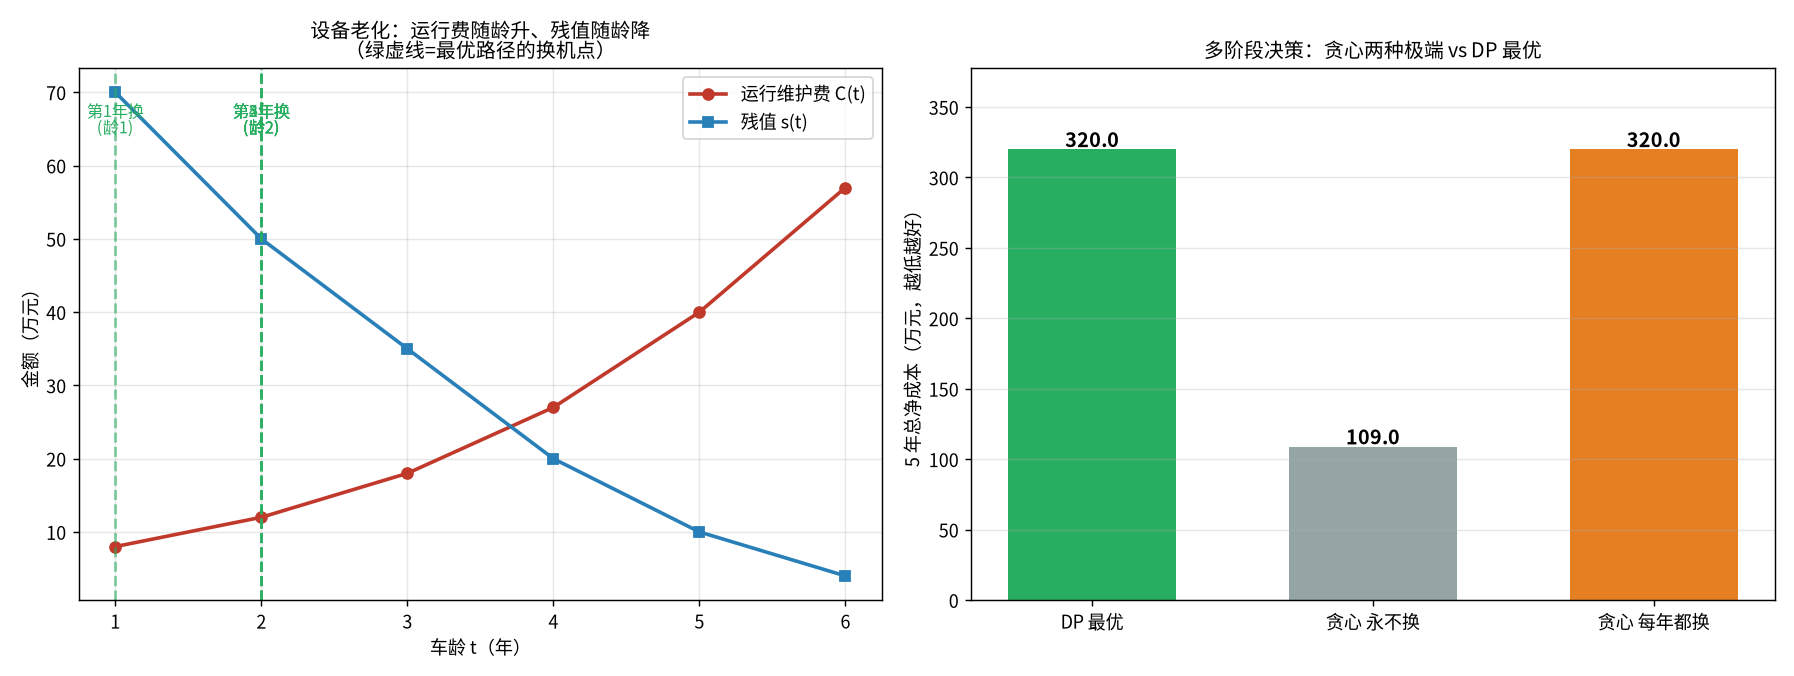

This figure's Python source:
# -*- coding: utf-8 -*-
"""
subject: mathematical-modeling
level: L6 (04 - Optimization)   # 优化主线：LP -> ILP -> NLP -> 启发式 -> 动态规划(DP)
anchor: Day16 动态规划 DP / Bellman 最优性原理 / 多阶段决策(设备更新 & 0-1 背包)
goal  : 演示当决策"分阶段、后效、且阶段间由状态耦合"时，贪心为何失效。
        用同一套(状态, 决策, 转移, 收益)语言建模两个真实问题：
        ① 设备更新(capital replacement)：求 5 年总净成本最小，并把最优路径
           读成"资产账本"(何时卖、收回残值多少)；
        ② 0-1 背包(resource allocation)：DP 求最大价值。
        两者用 (a) 手写记忆化递归 top-down、(b) 自底向上迭代 DP
        互相交叉验证，背包再用暴力穷举做真值核对（绝不把没验证的代码入库）。
"""
from pathlib import Path
import numpy as np
import matplotlib
matplotlib.use("Agg")
import matplotlib.pyplot as plt
from matplotlib import font_manager

# ---------- 注册中文字体，避免图乱码 ----------
for _f in ["Noto Sans CJK SC", "WenQuanYi Zen Hei", "WenQuanYi Micro Hei"]:
    try:
        font_manager.findfont(_f, fallback_to_default=False)
        plt.rcParams["font.sans-serif"] = [_f]
        break
    except Exception:
        continue
plt.rcParams["axes.unicode_minus"] = False

OUT = Path(__file__).resolve().parent

# =====================================================================
# 决策背景一（真实问题）：设备更新 / 资产处置
# 你是一家物流公司的资产经理，2026 年初手上有一台分拣机（车龄 t=1）。
# 机器会老化：车龄越老，"本年运行维护费 C(t)"越高；但老机器仍能卖点残值。
# 每个年初你可以做两个决策之一：
#   - 继续用一年（付运行费，车龄 +1）；
#   - 卖掉旧机器，买一台新的投入运营（付新车价 P、旧机按残值 s 收回）。
# 计划期 T=5 年，第 5 年末机器按残值清算（回收残值，不再投入运营）。
# 问：5 年总净成本最小是多少？每年该继续用还是换新？
#
# 为什么贪心必错：每一步"本年看着最省"(继续用)会把车龄拖老，
# 让后面几年的运行费爆炸；而"早换"当步看似贵，却摊掉了未来的运行费。
# 阶段之间的耦合(车龄)正是 DP 的用武之地，而贪心对它视而不见。
# =====================================================================

PRICE_NEW = 100.0                     # 购置一台新机器价格 P
# 运行维护成本 C(t)：车龄 t=1..6（单位：万元/年）
RUN_COST = {1: 8.0, 2: 12.0, 3: 18.0, 4: 27.0, 5: 40.0, 6: 57.0}
# 残值 s(t)：车龄 t 的机器当期卖掉能回收多少
RESALE = {1: 70.0, 2: 50.0, 3: 35.0, 4: 20.0, 5: 10.0, 6: 4.0}
T = 5                                  # 计划期年数
MAX_AGE = 6                            # 车龄上限（保持 DP 状态空间有限）


def year_cashflow(age, action, year):
    """给定'开年这台机器车龄 age'与动作，返回(该年现金流, 下一年开年车龄)。

    现金流约定（统一口径，保证账本能闭合）：
      - keep    : 继续用这台机器一年，付运行费 RUN_COST[age]；车龄 +1。
      - replace : 卖掉旧机回收残值 s(age)；买一台新机(付 P)，
                  新机本年即投入运营，按车龄 1 付运行费 RUN_COST[1]；
                  故下一年开年这台车龄为 2。
    计划期末(T 年末)：把当时的手上机器按残值卖掉落袋（在 V 的边界处理）。
    注：第 T 年初若 replace，等于"买了台新车当年就清算"，DP 会因
    s(1)=70 < P=100 自然排除它——这正是模型不会给出荒诞决策的原因。
    """
    if action == "keep":
        return -RUN_COST[min(age, MAX_AGE)], min(age + 1, MAX_AGE)
    elif action == "replace":
        return -PRICE_NEW + RESALE[age] - RUN_COST[1], 2
    raise ValueError(action)


def solve_equipment_topdown():
    """top-down 记忆化递归：V(year, age) = 从'第 year 年开年、车龄 age'到期末的最小未来净成本(负=净支出)。"""
    from functools import lru_cache

    @lru_cache(maxsize=None)
    def V(year, age):
        if year > T:
            return -RESALE[min(age, MAX_AGE)]     # 期末清算：卖机器回收残值
        best = float("inf")
        for action in ("keep", "replace"):
            cash, next_age = year_cashflow(age, action, year)
            val = cash + V(year + 1, next_age)
            if val < best:
                best = val
        return best

    # 回溯最优路径
    path, year, age = [], 1, 1
    while year <= T:
        best, best_action, best_next_age = float("inf"), None, None
        for action in ("keep", "replace"):
            cash, next_age = year_cashflow(age, action, year)
            val = cash + V(year + 1, next_age)
            if val < best:
                best, best_action, best_next_age = val, action, next_age
        path.append((year, age, best_action))
        year, age = year + 1, best_next_age
    return V(1, 1), path


def solve_equipment_bottomup():
    """bottom-up 迭代 DP：从期末往前推，dp[year][age] = 最小未来净成本(同口径)。"""
    dp = {T + 1: {age: -RESALE[min(age, MAX_AGE)] for age in range(1, MAX_AGE + 1)}}
    choice = {}
    for year in range(T, 0, -1):
        dp[year], choice[year] = {}, {}
        for age in range(1, MAX_AGE + 1):
            best, best_action = float("inf"), None
            for action in ("keep", "replace"):
                cash, next_age = year_cashflow(age, action, year)
                val = cash + dp[year + 1][next_age]
                if val < best:
                    best, best_action = val, action
            dp[year][age], choice[year][age] = best, best_action
    # 回溯
    path, year, age = [], 1, 1
    while year <= T:
        action = choice[year][age]
        _, next_age = year_cashflow(age, action, year)
        path.append((year, age, action))
        year, age = year + 1, next_age
    return dp[1][1], path, dp, choice


def simulate(strategy_fn):
    """按给定'逐阶段策略'模拟 T 年现金流，返回(总净成本, 逐年记录)。用于对照实验。"""
    total, age, recs = 0.0, 1, []
    for y in range(1, T + 1):
        action = strategy_fn(age, y)
        cash, next_age = year_cashflow(age, action, y)
        total += cash
        recs.append((y, age, action, cash, total))
        age = next_age
    end_resale = RESALE[min(age, MAX_AGE)]
    total -= end_resale
    recs.append((T + 1, min(age, MAX_AGE), "liquidate", -end_resale, total))
    return total, recs


# =====================================================================
# 决策背景二（真实问题）：0-1 背包 / 预算分配
# 有限货运预算 50 万，在若干候选"装备/项目"里选一批，每件有重量(成本)
# 与价值(收益)，每件最多选一次，装不下就放弃。
# 贪心按"性价比"排序会错：一件高性价比物品可能占满预算，
# 导致剩下额度浪费，反而不如两件稍低性价比但恰好装满的组合。
# DP 对"容量"做阶段(逐件物品)，状态=已用容量，求最大价值。
# =====================================================================

KNAP_W = [12, 20, 26, 8, 15, 33]        # 重量/成本(万)
KNAP_V = [24, 40, 45, 14, 25, 52]       # 价值/收益(万)
KNAP_CAP = 50                            # 总容量预算


def knapsack_bottomup(cap):
    """自底向上 0-1 背包 DP，返回(最大价值, 选择列表)。"""
    n = len(KNAP_W)
    dp = [0.0] * (cap + 1)
    keep = [[False] * (cap + 1) for _ in range(n)]
    for i in range(n):
        for c in range(cap, KNAP_W[i] - 1, -1):   # 逆序：保证每件只用一次
            cand = dp[c - KNAP_W[i]] + KNAP_V[i]
            if cand > dp[c]:
                dp[c] = cand
                keep[i][c] = True
    chosen, c = [], cap
    for i in range(n - 1, -1, -1):
        if keep[i][c]:
            chosen.append(i)
            c -= KNAP_W[i]
    chosen.reverse()
    return dp[cap], chosen


def knapsack_bruteforce(cap):
    """穷举 2^n 组合求真值，用于核对 DP 结果（n 很小）。"""
    n = len(KNAP_W)
    best_val, best_mask = -1.0, 0
    for mask in range(1 << n):
        w = sum(KNAP_W[i] for i in range(n) if mask >> i & 1)
        if w <= cap:
            v = sum(KNAP_V[i] for i in range(n) if mask >> i & 1)
            if v > best_val:
                best_val, best_mask = v, mask
    return best_val, [i for i in range(n) if best_mask >> i & 1]


def greedy_knapsack(cap):
    """按'单位重量价值'贪心，作为'贪心失效'的反面教材。"""
    order = sorted(range(len(KNAP_W)), key=lambda i: KNAP_V[i] / KNAP_W[i], reverse=True)
    rem, val, chosen = cap, 0.0, []
    for i in order:
        if KNAP_W[i] <= rem:
            rem -= KNAP_W[i]
            val += KNAP_V[i]
            chosen.append(i)
    return val, sorted(chosen)


# =====================================================================
# 主流程
# =====================================================================
def main():
    print("=" * 70)
    print("一、设备更新（多阶段决策 · DP 的主战场）")
    print("=" * 70)
    v_td, path_td = solve_equipment_topdown()
    v_bu, path_bu, dp, choice = solve_equipment_bottomup()
    print(f"top-down 记忆化递归  最小 5 年总净成本 = {v_td:.2f} 万元")
    print(f"bottom-up 迭代 DP     最小 5 年总净成本 = {v_bu:.2f} 万元")
    assert abs(v_td - v_bu) < 1e-9, "两种实现必须一致"
    print(f"[一致] 两种 DP 实现结果相同 = {v_bu:.2f} 万元（含期末残值清算，负号=净支出）\n")

    print("最优决策序列（逐年）：")
    print(f"{'年份':<8}{'开年车龄':<12}{'决策':<16}{'本年现金流':<12}")
    for (yr, age, action), (yr2, age2, action2) in zip(path_td, path_bu):
        assert action == action2 and age == age2, "两条回溯路径必须一致"
        cash, _ = year_cashflow(age, action, yr)
        label = "继续用一年" if action == "keep" else "卖旧+买新"
        print(f"{yr:<8}{age:<12}{label:<16}{cash:+.0f}")
    print()

    # 对照策略：永不换机 / 每年都换
    greedy_keep, _ = simulate(lambda age, y: "keep")
    greedy_rep, _ = simulate(lambda age, y: "replace")
    print(f"对照① 贪心'永不换机'   总净成本 = {greedy_keep:.2f} 万元")
    print(f"对照② 贪心'每年都换新' 总净成本 = {greedy_rep:.2f} 万元")
    print(f"→ DP 最优 {v_bu:.2f} 万元，比'永不换机'省 {greedy_keep - v_bu:.2f} 万元，"
          f"比'每年都换'省 {greedy_rep - v_bu:.2f} 万元\n")

    # 资产账本：把最优路径读成现金流
    print("最优路径资产账本（现金流，负=支出）：")
    ledger, total, year, age = [], 0.0, 1, 1
    for y in range(1, T + 1):
        action = choice[y][age]
        cash, next_age = year_cashflow(age, action, y)
        if action == "keep":
            note = f"继续用(龄{age})  运行费 -{RUN_COST[age]:.0f}"
        else:
            note = f"卖旧机(龄{age}) +{RESALE[age]:.0f}，买新车 -{PRICE_NEW:.0f}，新机运行费 -{RUN_COST[1]:.0f}"
        total += cash
        ledger.append((y, age, action, cash, note, total))
        print(f"  第{y}年 龄{age} {'用' if action=='keep' else '换'} | {note:<48} 累计 {total:+.1f}")
        age = next_age
    end_resale = RESALE[min(age, MAX_AGE)]
    total -= end_resale
    print(f"  期末清算 | 车龄{min(age, MAX_AGE)} 卖旧机 +{end_resale:.0f}"
          f"{'':<40} 累计 {total:+.1f}")
    assert abs(total - v_bu) < 1e-9, "账本累计必须等于 DP 最优值"
    print(f"[一致] 账本累计 = DP 最优 = {total:.2f} 万元\n")

    print("=" * 70)
    print("二、0-1 背包（资源分配 · 逐件物品逐容量）")
    print("=" * 70)
    dp_val, dp_sel = knapsack_bottomup(KNAP_CAP)
    bf_val, bf_sel = knapsack_bruteforce(KNAP_CAP)
    gr_val, gr_sel = greedy_knapsack(KNAP_CAP)
    print(f"DP     最大价值 = {dp_val:.0f} 万，选物品 {[i+1 for i in dp_sel]} "
          f"(重量 {sum(KNAP_W[i] for i in dp_sel)}/{KNAP_CAP})")
    print(f"穷举   最大价值 = {bf_val:.0f} 万，选物品 {[i+1 for i in bf_sel]}  ← 真值")
    print(f"贪心   价值 = {gr_val:.0f} 万，选物品 {[i+1 for i in gr_sel]} "
          f"(重量 {sum(KNAP_W[i] for i in gr_sel)}/{KNAP_CAP})")
    assert abs(dp_val - bf_val) < 1e-9, "DP 必须与穷举一致"
    print(f"[一致] DP 与穷举结果相同 = {dp_val:.0f} 万")
    if gr_val < dp_val:
        print(f"[贪心失效] 按性价比贪心只拿到 {gr_val:.0f} 万，比最优少 "
              f"{dp_val - gr_val:.0f} 万（浪费容量 {KNAP_CAP - sum(KNAP_W[i] for i in gr_sel)} 万）")
    else:
        print("[注意] 本例贪心恰好也最优，但贪心对 0-1 背包无最优性保证（见论文讨论）")
    print()

    # ---------------- 画图 ----------------
    fig, axes = plt.subplots(1, 2, figsize=(13.8, 5.2))

    # 左：运行费 vs 残值 随车龄，标出最优换机点
    ax = axes[0]
    ages = sorted(RUN_COST.keys())
    ax.plot(ages, [RUN_COST[a] for a in ages], "o-", color="#c0392b", lw=2, label="运行维护费 C(t)")
    ax.plot(ages, [RESALE[a] for a in ages], "s-", color="#2980b9", lw=2, label="残值 s(t)")
    ymax = max(max(RUN_COST.values()), max(RESALE.values()))
    for (yr, age0, action, *_) in ledger:
        if action == "replace":
            ax.axvline(age0, color="#27ae60", ls="--", alpha=0.6)
            ax.text(age0, ymax * 0.92, f"第{yr}年换\n(龄{age0})", color="#27ae60",
                    ha="center", fontsize=9)
    ax.set_xlabel("车龄 t（年）")
    ax.set_ylabel("金额（万元）")
    ax.set_title("设备老化：运行费随龄升、残值随龄降\n（绿虚线=最优路径的换机点）", fontsize=11)
    ax.grid(alpha=0.3)
    ax.legend()

    # 右：三种策略总净成本对比
    ax = axes[1]
    names = ["DP 最优", "贪心 永不换", "贪心 每年都换"]
    costs = [abs(v_bu), abs(greedy_keep), abs(greedy_rep)]
    colors = ["#27ae60", "#95a5a6", "#e67e22"]
    bars = ax.bar(names, costs, color=colors, width=0.6)
    for b, c in zip(bars, costs):
        ax.text(b.get_x() + b.get_width() / 2, c + 1.5, f"{c:.1f}", ha="center",
                fontsize=11, fontweight="bold")
    ax.set_ylabel("5 年总净成本（万元，越低越好）")
    ax.set_title("多阶段决策：贪心两种极端 vs DP 最优", fontsize=11)
    ax.grid(alpha=0.3, axis="y")
    ax.set_ylim(0, max(costs) * 1.18)

    fig.tight_layout()
    png = OUT / "dynamic_programming_multistage.png"
    fig.savefig(png, dpi=130)
    print(f"[输出] 图已保存：{png}")
    print("全部断言通过 ✓")


if __name__ == "__main__":
    main()
